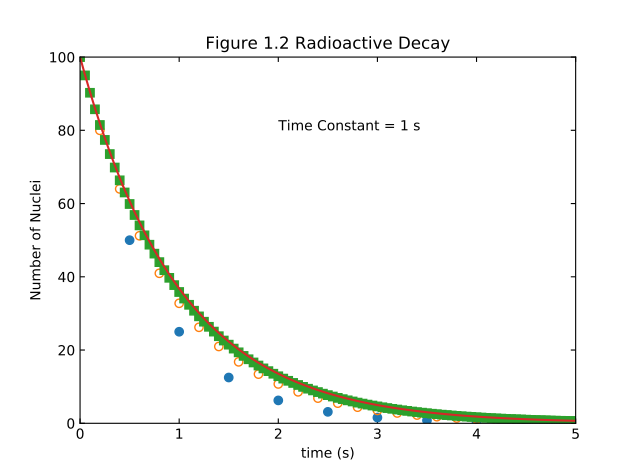

Recreate this plot in Python.
import matplotlib.pyplot as plt
import numpy as np

def decay(n_uranium, t, tau, dt, total_time):
    # number of steps
    n = min(total_time/dt,100)
    for i in range(n):
        n_uranium += [n_uranium[-1] - (n_uranium[-1]/tau)*dt]
        t += [t[-1]+dt]
    return [t,n_uranium]

t5, n5 = decay([100],[0],1,0.5,100)
t2, n2 = decay([100],[0],1,0.2,100)
t05, n05 = decay([100],[0],1,0.05,100)

n_exact = 100*np.exp(-np.array(t05))

plt.plot(t5,n5, 'o')
plt.plot(t2,n2, 'o', markerfacecolor='none')
plt.plot(t05,n05, 's')
plt.plot(t05,n_exact, '-')
plt.axis([0,5,0,100])
plt.tick_params(top=True,right=True, direction='in')
plt.xlabel('time (s)')
plt.ylabel('Number of Nuclei')
plt.annotate('Time Constant = 1 s', xy=(2,80))
plt.title('Figure 1.2 Radioactive Decay')
